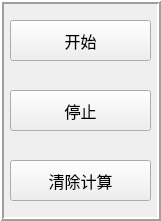
     <widget class="QFrame" name="frame_26">
      <property name="geometry">
       <rect>
        <x>0</x>
        <y>530</y>
        <width>161</width>
        <height>221</height>
       </rect>
      </property>
      <property name="frameShape">
       <enum>QFrame::Box</enum>
      </property>
      <property name="frameShadow">
       <enum>QFrame::Raised</enum>
      </property>
      <property name="lineWidth">
       <number>2</number>
      </property>
      <widget class="QPushButton" name="pushButton_WM_start_Q">
       <property name="geometry">
        <rect>
         <x>10</x>
         <y>20</y>
         <width>141</width>
         <height>41</height>
        </rect>
       </property>
       <property name="font">
        <font>
         <family>黑体</family>
         <pointsize>12</pointsize>
        </font>
       </property>
       <property name="text">
        <string>开始</string>
       </property>
      </widget>
      <widget class="QPushButton" name="pushButton_WM_stop_Q">
       <property name="geometry">
        <rect>
         <x>10</x>
         <y>90</y>
         <width>141</width>
         <height>41</height>
        </rect>
       </property>
       <property name="font">
        <font>
         <family>黑体</family>
         <pointsize>12</pointsize>
        </font>
       </property>
       <property name="text">
        <string>停止</string>
       </property>
      </widget>
      <widget class="QPushButton" name="pushButton_WM_clear_Q">
       <property name="geometry">
        <rect>
         <x>10</x>
         <y>160</y>
         <width>141</width>
         <height>41</height>
        </rect>
       </property>
       <property name="font">
        <font>
         <family>黑体</family>
         <pointsize>12</pointsize>
        </font>
       </property>
       <property name="text">
        <string>清除计算</string>
       </property>
      </widget>
     </widget>
